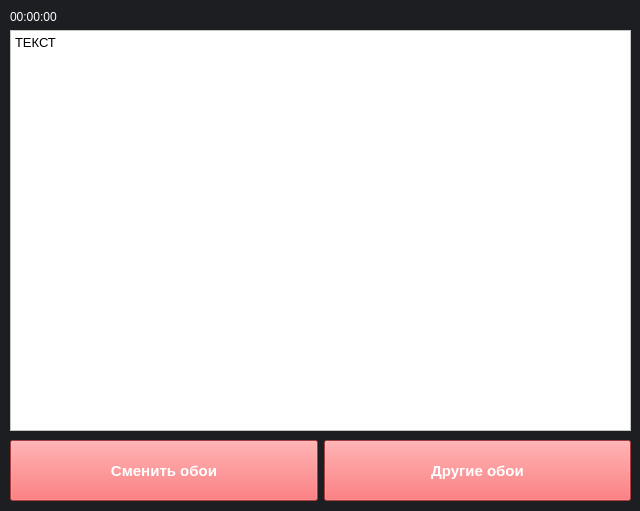
<?xml version="1.0" encoding="UTF-8"?>
<ui version="4.0">
 <class>MainWindow</class>
 <widget class="QMainWindow" name="MainWindow">
  <property name="geometry">
   <rect>
    <x>0</x>
    <y>0</y>
    <width>640</width>
    <height>511</height>
   </rect>
  </property>
  <property name="sizePolicy">
   <sizepolicy hsizetype="Fixed" vsizetype="Fixed">
    <horstretch>0</horstretch>
    <verstretch>0</verstretch>
   </sizepolicy>
  </property>
  <property name="minimumSize">
   <size>
    <width>640</width>
    <height>511</height>
   </size>
  </property>
  <property name="maximumSize">
   <size>
    <width>640</width>
    <height>511</height>
   </size>
  </property>
  <property name="windowTitle">
   <string>WallpaperChanger</string>
  </property>
  <property name="documentMode">
   <bool>false</bool>
  </property>
  <widget class="QWidget" name="centralwidget">
   <property name="styleSheet">
    <string notr="true">background-color: rgb(29,30,34);</string>
   </property>
   <widget class="QWidget" name="verticalLayoutWidget">
    <property name="geometry">
     <rect>
      <x>10</x>
      <y>10</y>
      <width>621</width>
      <height>421</height>
     </rect>
    </property>
    <layout class="QVBoxLayout" name="verticalLayout">
     <item>
      <widget class="QLabel" name="timerLabel">
       <property name="font">
        <font>
         <pointsize>9</pointsize>
        </font>
       </property>
       <property name="styleSheet">
        <string notr="true">color: rgb(255, 255, 255);</string>
       </property>
       <property name="text">
        <string>00:00:00</string>
       </property>
      </widget>
     </item>
     <item>
      <widget class="QTextEdit" name="textEdit">
       <property name="enabled">
        <bool>true</bool>
       </property>
       <property name="font">
        <font>
         <family>Segoe UI</family>
         <pointsize>12</pointsize>
        </font>
       </property>
       <property name="cursor" stdset="0">
        <cursorShape>ArrowCursor</cursorShape>
       </property>
       <property name="styleSheet">
        <string notr="true">background-color: rgb(255, 255, 255);</string>
       </property>
       <property name="readOnly">
        <bool>true</bool>
       </property>
       <property name="html">
        <string>&lt;!DOCTYPE HTML PUBLIC &quot;-//W3C//DTD HTML 4.0//EN&quot; &quot;http://www.w3.org/TR/REC-html40/strict.dtd&quot;&gt;
&lt;html&gt;&lt;head&gt;&lt;meta name=&quot;qrichtext&quot; content=&quot;1&quot; /&gt;&lt;style type=&quot;text/css&quot;&gt;
p, li { white-space: pre-wrap; }
&lt;/style&gt;&lt;/head&gt;&lt;body style=&quot; font-family:'Segoe UI'; font-size:12pt; font-weight:400; font-style:normal;&quot;&gt;
&lt;p style=&quot; margin-top:0px; margin-bottom:0px; margin-left:0px; margin-right:0px; -qt-block-indent:0; text-indent:0px;&quot;&gt;&lt;span style=&quot; font-family:'MS Shell Dlg 2'; font-size:10pt;&quot;&gt;ТЕКСТ&lt;/span&gt;&lt;/p&gt;&lt;/body&gt;&lt;/html&gt;</string>
       </property>
      </widget>
     </item>
    </layout>
   </widget>
   <widget class="QWidget" name="horizontalLayoutWidget">
    <property name="geometry">
     <rect>
      <x>10</x>
      <y>440</y>
      <width>621</width>
      <height>61</height>
     </rect>
    </property>
    <layout class="QHBoxLayout" name="horizontalLayout">
     <item>
      <widget class="QPushButton" name="btnChange">
       <property name="sizePolicy">
        <sizepolicy hsizetype="Minimum" vsizetype="Minimum">
         <horstretch>0</horstretch>
         <verstretch>0</verstretch>
        </sizepolicy>
       </property>
       <property name="minimumSize">
        <size>
         <width>0</width>
         <height>50</height>
        </size>
       </property>
       <property name="font">
        <font>
         <family>Segoe UI</family>
         <pointsize>11</pointsize>
         <weight>75</weight>
         <bold>true</bold>
        </font>
       </property>
       <property name="cursor">
        <cursorShape>PointingHandCursor</cursorShape>
       </property>
       <property name="styleSheet">
        <string notr="true">color: rgb(255, 255, 255);
background-color: rgb(240, 83, 85);
border-bottom-color: rgb(122, 26, 28);</string>
       </property>
       <property name="text">
        <string>Сменить обои</string>
       </property>
      </widget>
     </item>
     <item>
      <widget class="QPushButton" name="btnReload">
       <property name="sizePolicy">
        <sizepolicy hsizetype="Minimum" vsizetype="Minimum">
         <horstretch>0</horstretch>
         <verstretch>0</verstretch>
        </sizepolicy>
       </property>
       <property name="minimumSize">
        <size>
         <width>0</width>
         <height>50</height>
        </size>
       </property>
       <property name="font">
        <font>
         <family>Segoe UI</family>
         <pointsize>11</pointsize>
         <weight>75</weight>
         <bold>true</bold>
        </font>
       </property>
       <property name="cursor">
        <cursorShape>PointingHandCursor</cursorShape>
       </property>
       <property name="styleSheet">
        <string notr="true">color: rgb(255, 255, 255);
background-color: rgb(240, 83, 85);
border-bottom-color: rgb(122, 26, 28);</string>
       </property>
       <property name="text">
        <string>Другие обои</string>
       </property>
      </widget>
     </item>
    </layout>
   </widget>
  </widget>
 </widget>
 <resources/>
 <connections/>
</ui>
